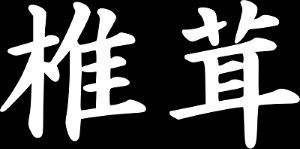
//> input picture string/thinning/chinese.png, 300 x 149 px
$ ./zhangsuen   (built with g++ and OpenCV 4)
//> lines starting //> are read from the running program, lines starting //| are printed output that depends on the picture; after the words box and inside, x2 and y2 are one past the last pixel; in counts of white or black regions, pixels touching at a corner belong together
#include "opencv2/core/core.hpp"
#include "opencv2/highgui/highgui.hpp"
#include "opencv2/imgproc/imgproc.hpp"
#include "iostream"
#include <stdio.h>
#include <unistd.h>     // UNIX standard function definitions
#include <fcntl.h>      // File control definitions
#include <errno.h>      // Error number definitions
#include <termios.h>    // POSIX terminal control definitions

#define DEBUG 1

#define OPEN_CLOSE 1 //1 uses and opening procedure, 0 uses a closing procedure.
#define YUV_RGB 0 //1 = YUV, 0 = RGB.

//Canny edge detection threshold, it is quite low due to the low
//brightness of the images.
#define THRESH 60
#define AREA_THRESH 100

#define ELEMENT_TYPE 2
#define OPENING_SIZE 1
#define CLOSING_SIZE 1
#define CLEANING_SIZE 2

//Used to access all of the images.
#define ONESCOLUMN 6
#define TENSCOLUMN 5
#define NUMIMAGES 16

//Middle point of images.
#define MIDDLEX 292
#define MIDDLEY 360

//Colours used in image analysis.
#define WHITE 255
#define MANICOLOUR 127

//Size of the images when displayed.
#define WINDOWX 533
#define WINDOWY 400


using namespace cv;
using namespace std;

/**
 * Perform one thinning iteration.
 * Normally you wouldn't call this function directly from your code.
 *
 * @param  im    Binary image with range = 0-1
 * @param  iter  0=even, 1=odd
 */
void thinningIteration(cv::Mat& im, int iter)
{
    cv::Mat marker = cv::Mat::zeros(im.size(), CV_8UC1);

    for (int i = 1; i < im.rows-1; i++)
    {
        for (int j = 1; j < im.cols-1; j++)
        {
            uchar p2 = im.at<uchar>(i-1, j);
            uchar p3 = im.at<uchar>(i-1, j+1);
            uchar p4 = im.at<uchar>(i, j+1);
            uchar p5 = im.at<uchar>(i+1, j+1);
            uchar p6 = im.at<uchar>(i+1, j);
            uchar p7 = im.at<uchar>(i+1, j-1);
            uchar p8 = im.at<uchar>(i, j-1);
            uchar p9 = im.at<uchar>(i-1, j-1);

            int A  = (p2 == 0 && p3 == 1) + (p3 == 0 && p4 == 1) +
                     (p4 == 0 && p5 == 1) + (p5 == 0 && p6 == 1) +
                     (p6 == 0 && p7 == 1) + (p7 == 0 && p8 == 1) +
                     (p8 == 0 && p9 == 1) + (p9 == 0 && p2 == 1);
            int B  = p2 + p3 + p4 + p5 + p6 + p7 + p8 + p9;
            int m1 = iter == 0 ? (p2 * p4 * p6) : (p2 * p4 * p8);
            int m2 = iter == 0 ? (p4 * p6 * p8) : (p2 * p6 * p8);

            if (A == 1 && (B >= 2 && B <= 6) && m1 == 0 && m2 == 0)
                marker.at<uchar>(i,j) = 1;
        }
    }

    im &= ~marker;
}

/**
 * Function for thinning the given binary image
 *
 * @param  im  Binary image with range = 0-255
 */
void thinning(cv::Mat& im)
{
    im /= 255;

    cv::Mat prev = cv::Mat::zeros(im.size(), CV_8UC1);
    cv::Mat diff;

    do {
        thinningIteration(im, 0);
        thinningIteration(im, 1);
        cv::absdiff(im, prev, diff);
        im.copyTo(prev);
    }
    while (cv::countNonZero(diff) > 0);

    im *= 255;
}

/**
 * This is an example on how to call the thinning function above.
 */
int main()
{
    cv::Mat src = cv::imread("chinese.png");
//> src is the input picture: 149 rows x 300 cols, CV_8UC3; min 0, max 255, mean 77.6
    if (src.empty())
        return -1;

    cv::Mat bw;
    cv::cvtColor(src, bw, CV_BGR2GRAY);
    cv::threshold(bw, bw, 10, 255, CV_THRESH_BINARY);
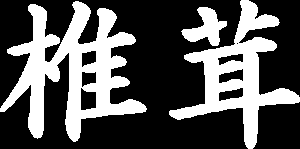
//> bw: 149 rows x 300 cols, CV_8UC1; 33.3% white; 3 white regions, box (x1, y1, x2, y2) and area: (0, 1, 147, 142) 8313, (169, 0, 300, 149) 5694, (181, 7, 227, 46) 869

    thinning(bw);
//> the loop in thinning, `do` made 11 passes
//> pass 1, in thinningIteration, `im &= ~marker;`:
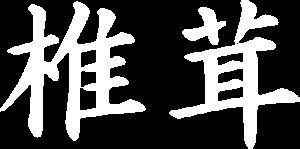
//> im: 149 rows x 300 cols, CV_8UC1; values 0 (black) and 1 (white), 30.3% white; 3 white regions, box (x1, y1, x2, y2) and area: (0, 1, 146, 141) 7556, (169, 0, 300, 149) 5197, (182, 7, 226, 45) 773
//> pass 1, in thinningIteration (call 2), `im &= ~marker;`:
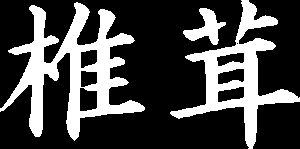
//> im: 149 rows x 300 cols, CV_8UC1; values 0 (black) and 1 (white), 27.2% white; 3 white regions, box (x1, y1, x2, y2) and area: (0, 2, 145, 141) 6804, (170, 0, 300, 149) 4688, (183, 8, 226, 45) 676
//> pass 2, in thinningIteration (call 3), `im &= ~marker;`:
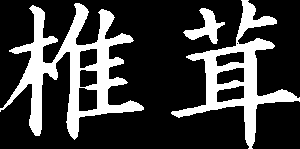
//> im: 149 rows x 300 cols, CV_8UC1; values 0 (black) and 1 (white), 24.2% white; 3 white regions, box (x1, y1, x2, y2) and area: (0, 3, 144, 140) 6040, (171, 0, 300, 149) 4174, (183, 8, 225, 44) 587
//> pass 2, in thinningIteration (call 4), `im &= ~marker;`:
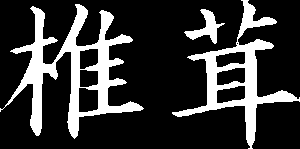
//> im: 149 rows x 300 cols, CV_8UC1; values 0 (black) and 1 (white), 21.1% white; 3 white regions, box (x1, y1, x2, y2) and area: (0, 4, 144, 139) 5289, (172, 0, 300, 149) 3656, (184, 9, 225, 44) 494
//> after the loop in thinning, `do`:
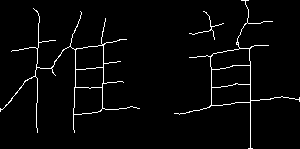
//> im: 149 rows x 300 cols, CV_8UC1; values 0 (black) and 1 (white), 2.9% white in thin lines or dots
//> after the loop in thinning, `do`: diff: 149 rows x 300 cols, CV_8UC1; every value is 0
//> in thinning, `im *= 255;`:
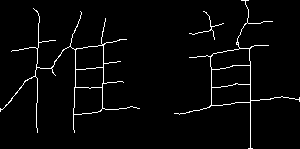
//> im: 149 rows x 300 cols, CV_8UC1; 2.9% white in thin lines or dots

    cv::imshow("src", src);
    cv::imshow("dst", bw);
    cv::waitKey(0);

    return 0;
}

void disImage(char* winName, Mat Image, int Position) {
	namedWindow(winName, WINDOW_NORMAL);
	imshow(winName, Image);
	resizeWindow(winName, WINDOWX, WINDOWY);

	switch (Position) {
		case 1:
			moveWindow(winName, 0, 0);
			break;
		case 2:
			moveWindow(winName, WINDOWX+5, 0);
			break;
		case 3:
			moveWindow(winName, (WINDOWX*2)+10, 0);
			break;
		case 4:
			moveWindow(winName, 0, WINDOWY+25);
			break;
		case 5:
			moveWindow(winName, WINDOWX+5, WINDOWY+25);
			break;
		case 6:
			moveWindow(winName, (WINDOWX*2)+10, WINDOWY+25);
			break;
	}
}
